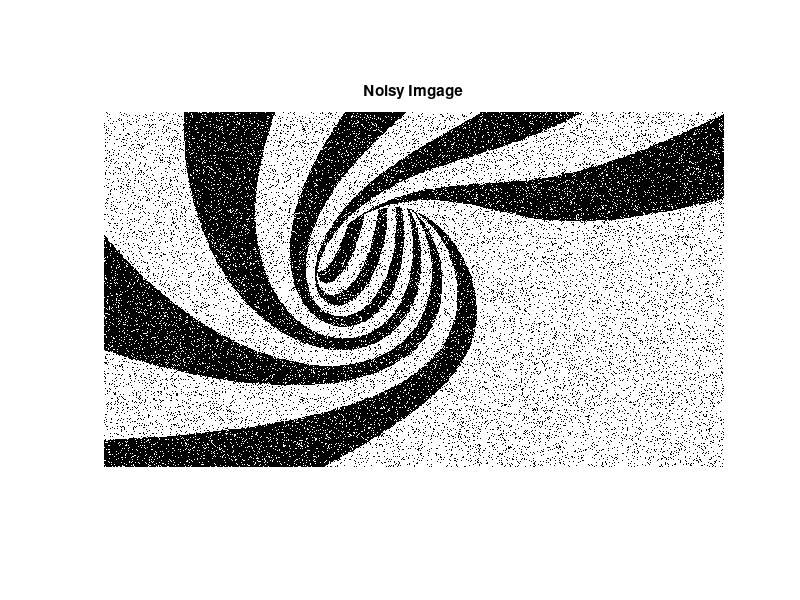
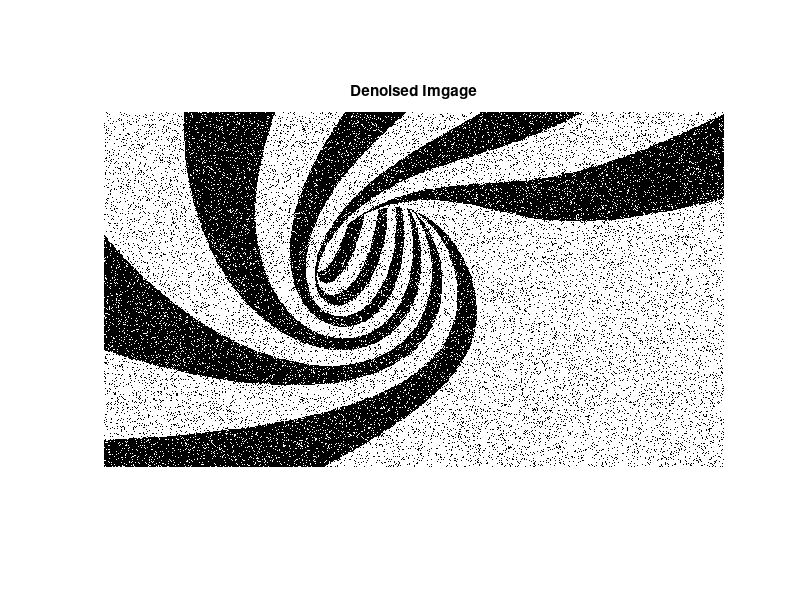
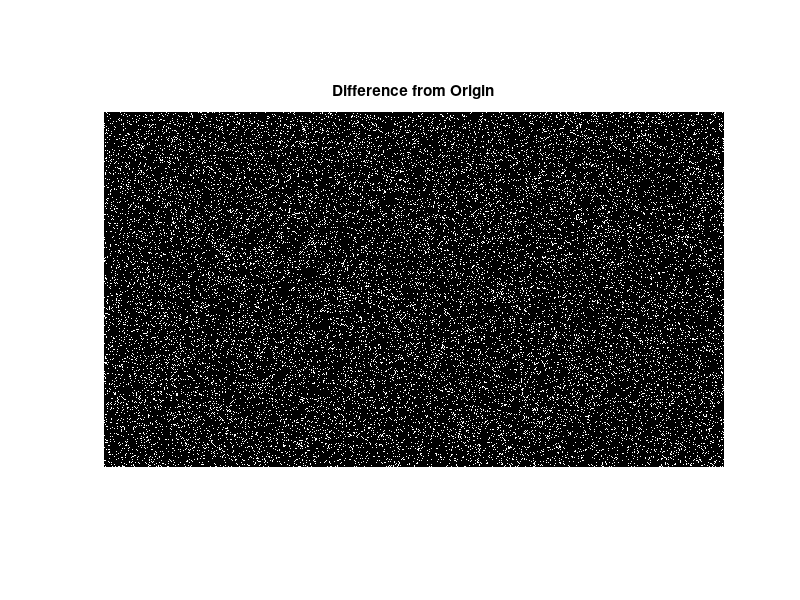

The MATLAB source for these figures, in order:
% +-----------------------------------
% | PGM - HW1 
% | Question 4 - Image Denoising V2 (dynamic update of Z)
% | Daniel Ribeiro Silva (drsilva)
% +-----------------------------------

load('hw1_images.mat');
%imshow(origImg), figure, imshow(noisyImg);

%RBM constants
h = 1;
beta = 2;
v = 2;


%Node Layers
gridSize = size(noisyImg);
gridX = noisyImg;
gridZ = noisyImg;
totalChanges = 1;

%while doesn't converge
while totalChanges > 0
    totalChanges = 0;
    %for each node Z
    for i = 1:gridSize(1)
        for j = 1:gridSize(2)
            currentX = gridX(i,j);
            currentZ = gridZ(i,j);

            currentEnergyContribution = h*currentZ - v*currentZ*currentX;
            
            %contribution from left neighbor
            if(j>1)
                leftZ = gridZ(i,j-1);
                currentEnergyContribution = currentEnergyContribution - beta*leftZ*currentZ;
            end
            %contribution from right neighbor
            if(j<gridSize(2))
                rightZ = gridZ(i,j+1);
                currentEnergyContribution = currentEnergyContribution - beta*rightZ*currentZ;
            end
            %contribution from top neighbor
            if(i>1)
                topZ = gridZ(i-1,j);
                currentEnergyContribution = currentEnergyContribution - beta*topZ*currentZ;
            end
            %contribution from bottom neighbor
            if(i<gridSize(1))
                bottomZ = gridZ(i+1,j);
                currentEnergyContribution = currentEnergyContribution - beta*bottomZ*currentZ;
            end
            
            if currentEnergyContribution > 0
                gridZ(i,j) = - currentZ;
                totalChanges = totalChanges + 1;
            end
        
        end 
    end
    
    fprintf('total changes: %f\n',totalChanges);
    
end

denoisedImg = gridZ;
figure, imshow(noisyImg), title('Noisy Imgage');
figure, imshow(denoisedImg), title('Denoised Imgage');
figure, imshow(abs(origImg-denoisedImg)), title('Difference from Origin');

%compute stats
initialNoiseFrac = sum(sum(origImg~=noisyImg)) / (size(origImg,1)*size(origImg,2));
finalNoiseFrac = sum(sum(origImg~=denoisedImg)) / (size(origImg,1)*size(origImg,2));
fprintf('\ninitial noise rate: %f\n', initialNoiseFrac);
fprintf('final noise rate: %f\n',finalNoiseFrac);

%denoisedImg(200:220,300:320)
%noisyImg(200:220,300:320)


